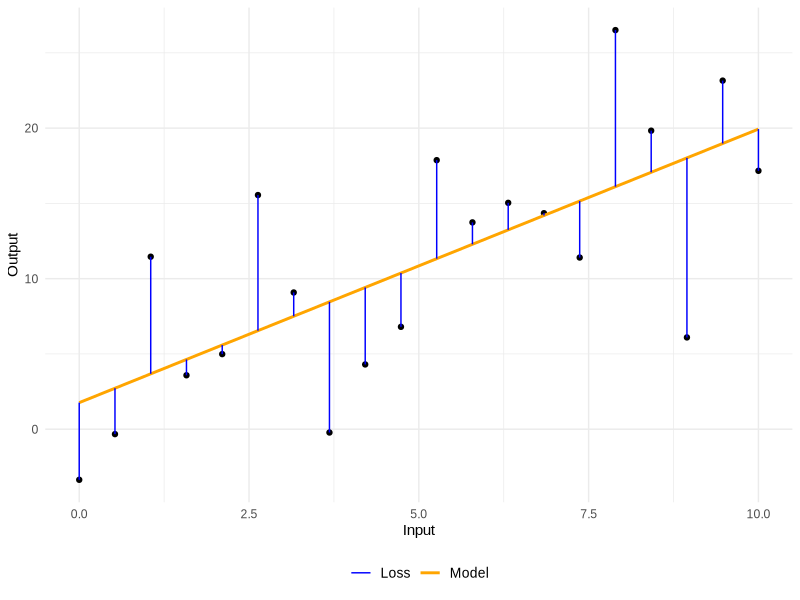
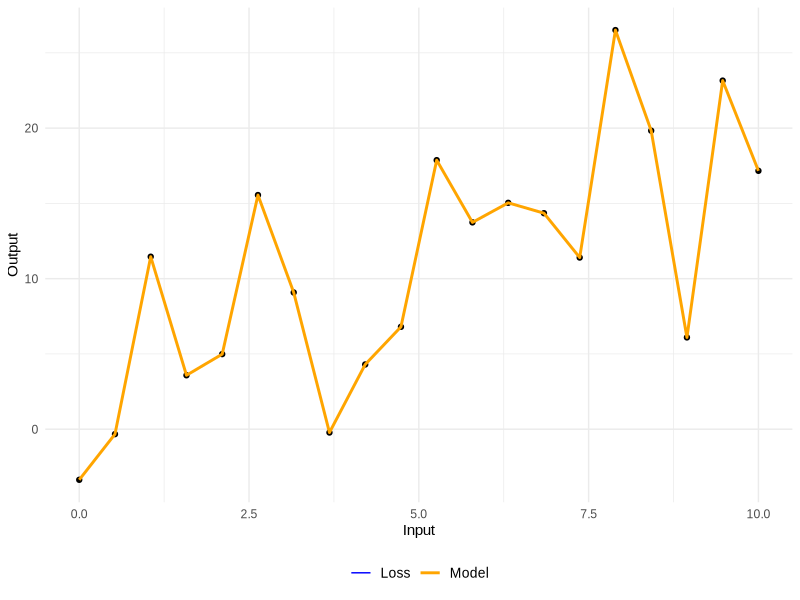
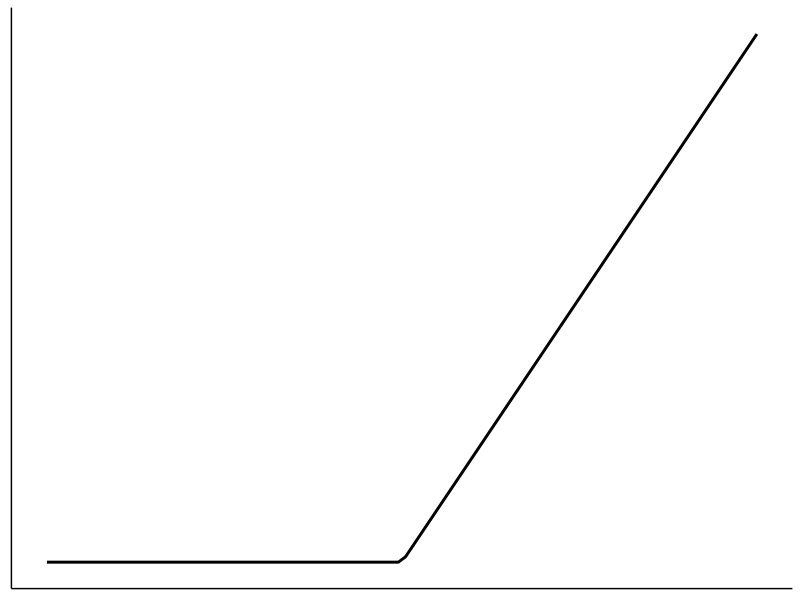
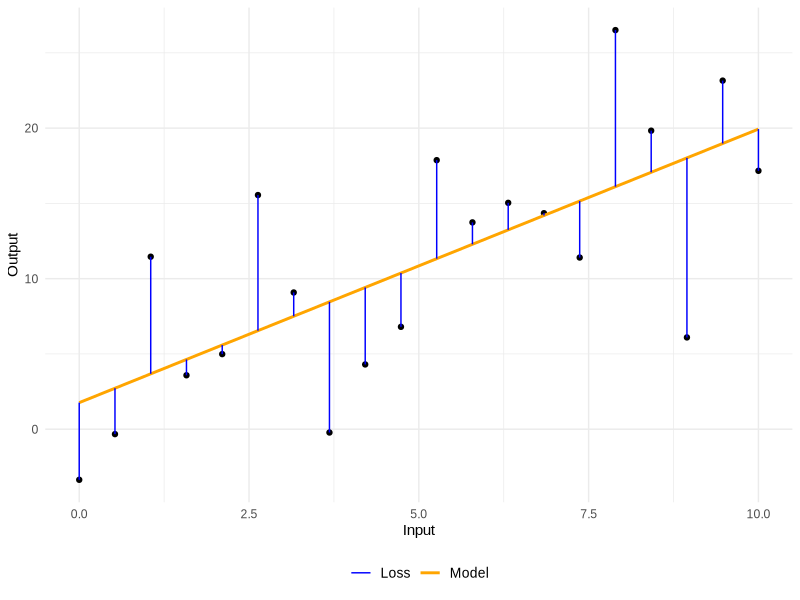
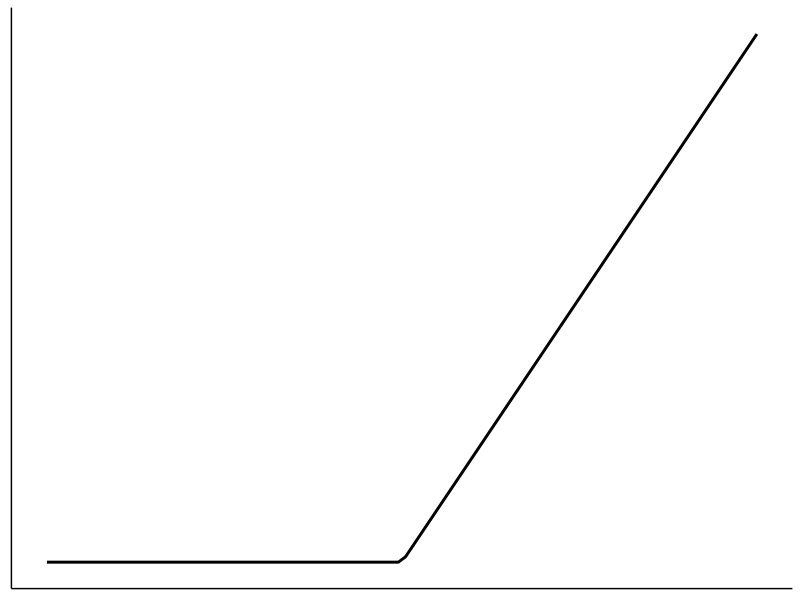

Recreate these plots in R, in order.
## ---- chunk 1
knitr::opts_chunk$set(echo = TRUE)
## ---- chunk 2
library(ggplot2)
library(gridExtra)
library(splines)

# Simulate noisier data
set.seed(123)
n <- 20
x <- seq(0, 10, length.out = n)
y <- 2 * x + rnorm(n, sd = 6)  # MORE NOISE
data <- data.frame(Input = x, Output = y)

# Fit linear model
lm_fit <- lm(Output ~ Input, data = data)
data$linear_pred <- predict(lm_fit)

# Fit ridiculous overfit model using high-degree spline
overfit_fit <- lm(Output ~ bs(Input, df = n - 1), data = data)  # Overfit!
data$overfit_pred <- predict(overfit_fit)

# Plotting theme
theme_custom <- theme_minimal(base_family = "Arial") +
  theme(
    legend.position = "bottom",
    legend.title = element_text(size = 10),
    legend.text = element_text(size = 10)
  )


p3 <- ggplot(data, aes(x = Input, y = Output)) +
  geom_point() +
  geom_line(aes(y = linear_pred, color = "Model"), size = 1) +
  geom_segment(aes(xend = Input, yend = linear_pred, color = "Loss"), size = 0.5) +
  scale_color_manual(name = NULL, values = c("Model" = "orange", "Loss" = "grey")) +
  labs(x = "Input", y = "Output") +
  theme_custom +
  theme(
    axis.title = element_text(family = "Arial", size = 24)
  )

#ggsave("~/Library/CloudStorage/Box-Box/judits_work_keller_lab/dissertation/exit_seminar/lin_reg.png", p3, width = 3.5, height = 2.25, units = "in", dpi = 300)

# Linear model plot
p1 <- ggplot(data, aes(x = Input, y = Output)) +
  geom_point() +
  geom_line(aes(y = linear_pred, color = "Model"), size = 1) +
  geom_segment(aes(xend = Input, yend = linear_pred, color = "Loss"), size = 0.5) +
  scale_color_manual(name = NULL, values = c("Model" = "orange", "Loss" = "blue")) +
  labs( x = "Input", y = "Output") +
  theme_custom

# Overfit model plot
p2 <- ggplot(data, aes(x = Input, y = Output)) +
  geom_point() +
  geom_line(aes(y = overfit_pred, color = "Model"), size = 1) +
  geom_segment(aes(xend = Input, yend = overfit_pred, color = "Loss"), size = 0.5) +
  scale_color_manual(name = NULL, values = c("Model" = "orange", "Loss" = "blue")) +
  labs(x = "Input", y = "Output") +
  theme_custom

print(p1)
print(p2)
# Save plot
ggsave("~/Library/CloudStorage/Box-Box/judits_work_keller_lab//fe_si_papers/artificial_intelligence_in_veterinary_diagnostic_histopathology_a_scoping_review_and_survey_of_current_implementation//figures//fig_2_regression/regression.png", arrangeGrob(p1, p2, ncol = 2), 
       width = 7, height = 3, dpi = 300)

p3 <- ggplot(data, aes(x = Input, y = Output)) +
  geom_point() +
  geom_line(aes(y = linear_pred, color = "Model"), size = 1) +
  geom_segment(aes(xend = Input, yend = linear_pred, color = "Loss"), size = 0.5) +
  scale_color_manual(name = NULL, values = c("Model" = "orange", "Loss" = "blue")) +
  labs(x = "Input", y = "Output") +
  theme_custom +
  theme(
    axis.title = element_text(family = "Arial", size = 24)
  )

ggsave("~/Library/CloudStorage/Box-Box/judits_work_keller_lab/dissertation/exit_seminar/lin_reg.png", p1, width = 3.5, height = 2.25, units = "in", dpi = 300)
## ---- chunk 3


# Generate example data for a ReLU activation curve
x <- seq(-6, 6, length.out = 100)
y <- pmax(0, x)
data <- data.frame(x, y)

# Plot with minimal styling and axes but without ticks or labels
activation_plot <- ggplot(data, aes(x = x, y = y)) +
  geom_line(size = 1, color = "black") +
  theme_classic() +
  theme(
    axis.ticks = element_blank(),
    axis.text = element_blank(),
    axis.title = element_blank(),
    panel.grid = element_blank(),
    panel.border = element_blank(),
    plot.background = element_blank()
  )

# Show the plot
activation_plot


# Save plot
ggsave("~/Library/CloudStorage/Box-Box/Projects/fe_si_papers/ai_in_vet_dx_histopath/figures//activation_function.png",  
       width = 1, height = 1, dpi = 300)
